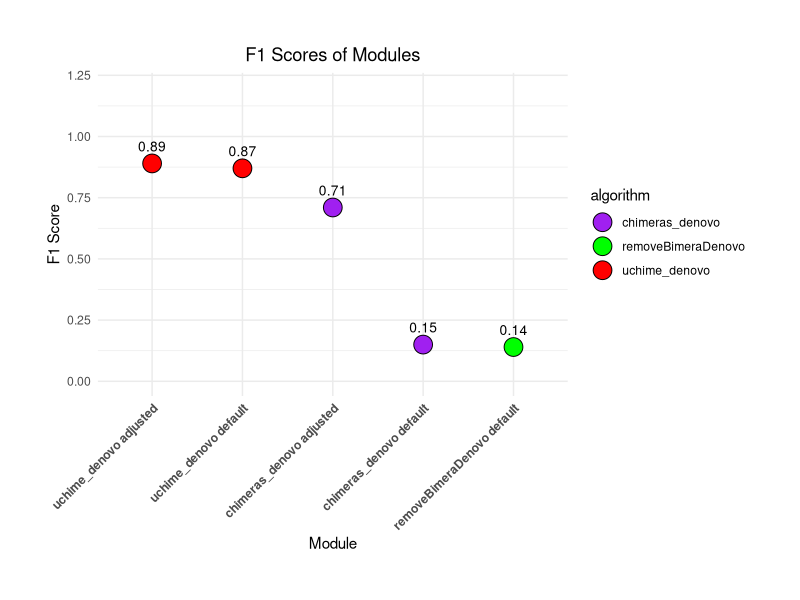

Write R code to recreate this figure.
# Load necessary packages
library(ggplot2)
library(dplyr)

# Define the data
data <- data.frame(
  module = factor(c("uchime_denovo default", "removeBimeraDenovo default", "chimeras_denovo default",
                    "uchime_denovo adjusted", "chimeras_denovo adjusted")),
  algorithm = c("uchime_denovo", "removeBimeraDenovo", "chimeras_denovo",
                "uchime_denovo", "chimeras_denovo"),
  F1_score = c(0.87, 0.14, 0.15,
               0.89, 0.71)
)

# Sort data by F1_score in descending order
data <- data %>% arrange(desc(F1_score))

# ***REORDER THE FACTOR LEVELS BASED ON F1_SCORE***
data$module <- factor(data$module, levels = data$module[order(desc(data$F1_score))])

# Define a fixed color palette for each algorithm
algorithm_palette <- c(
  "uchime_denovo" = "red",
  "removeBimeraDenovo" = "green",
  "chimeras_denovo" = "purple"
)

# Create the plot
p <- ggplot(data, aes(x = module, y = F1_score, fill = algorithm)) +
  geom_point(shape = 21, size = 6) +
  labs(title = "F1 Scores of Modules",
       x = "Module",
       y = "F1 Score") +
  scale_fill_manual(values = algorithm_palette) +
  geom_text(aes(label = round(F1_score, 2)), vjust = -1.2, size = 3.5) +
  theme_minimal() +
  theme(axis.text.x = element_text(angle = 45, hjust = 1, vjust = 1, face = "bold"),
        plot.margin = margin(12, 12, 12, 12, "mm"),
        plot.title = element_text(hjust = 0.5, vjust = 1)) +
  ylim(0, 1.2)

# Optionally, save as PNG for digital uses
ggsave("F1_Scores_modules.png", plot = p, width = 8, height = 6, dpi = 1200)
